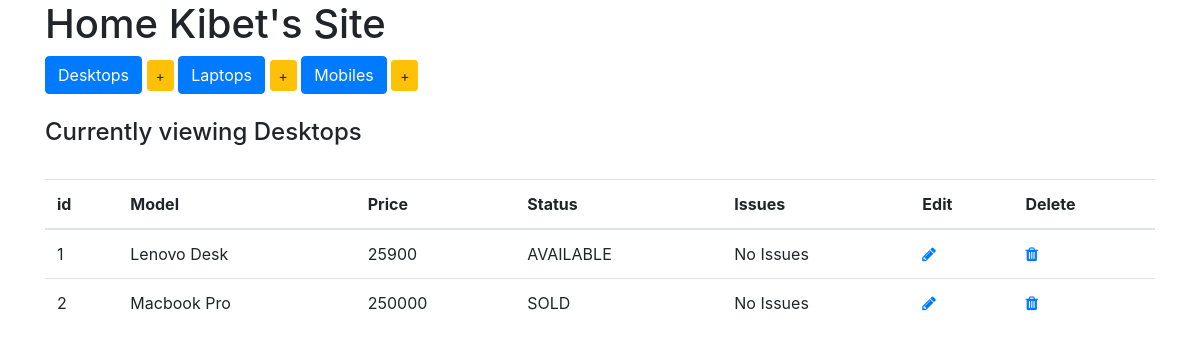
Page /Desktops/ on the committed database.
### Inventory_management/models.py (models this page shows, shortened)
class Device(models.Model):
    type = models.CharField(max_length=200, blank=False)
    price = models.IntegerField()
    choices = (
        ('AVAILABLE', 'Item ready to be purchased'),
        ('SOLD', 'Item already purchased'),
        ('RESTOCKING', 'Item restocking in few days')
    )
    status = models.CharField(max_length=10, choices=choices, default='SOLD')
    issues = models.CharField(max_length=50, default="No Issues")
    class Meta:
        abstract = True

class Desktop(Device):
    pass

### Inventory_management/views.py (the view)
# urls.py: url(r'^Desktops/$', display_desktops, name='display_desktops'),
def display_desktops(request):
	items = Desktop.objects.all()
	context = {
		'items': items,
		'header': 'Desktops'
	}
	return render(request, 'inventory/index.html', context)

### Inventory_management/templates/inventory/index.html (shortened to what this page needs)
{% extends 'inventory/base.html' %}
{% block content %}
	<h1>Home Kibet's Site</h1>
	<div class="button-group">
		<a href="{% url 'display_desktops' %}" class="btn btn-primary btn-md">Desktops</a>
		<a href="{% url 'add_desktops' %}" class="btn btn-warning btn-sm">+</a>
		<a href="{% url 'display_laptops' %}" class="btn btn-primary btn-md">Laptops</a>
		<a href="{% url 'add_laptops' %}" class="btn btn-warning btn-sm">+</a>
		<a href="{% url 'display_mobiles' %}" class="btn btn-primary btn-md">Mobiles</a>
		<a href="{% url 'add_mobiles' %}" class="btn btn-warning btn-sm">+</a>
	</div>
	<br>
	<h4>Currently viewing {{ header }}</h4>
	<br>
	<table class="table table-hover">
		<thead>
			<tr>
				<th>id</th>
				<th>Model</th>
				<th>Price</th>
				<th>Status</th>
				<th>Issues</th>
				<th>Edit</th>
				<th>Delete</th>
			</tr>
		</thead>
		<tbody>
			{% for item in items %}
				<tr>
					<td>{{ item.pk }}</td>
					<td>{{ item.type }}</td>
					<td>{{ item.price }}</td>
					<td>{{ item.status }}</td>
					<td>{{ item.issues }}</td>
					{% if header|lower == "Desktops" %}
						<td>
							<a href="{% url 'edit_desktop' item.pk %}"><i class="fa fa-pencil" aria-hidden="true"></i></a>
						</td>
						<td>
							<a href="{% url 'delete_desktop' item.pk %}"><i class="fa fa-trash" aria-hidden="true"></i></a>
						</td>
					{% else %}
						<td>
							<a href="{% url 'edit_mobile' item.pk %}"><i class="fa fa-pencil" aria-hidden="true"></i></a>
						</td>
						<td>
							<a href="{% url 'delete_mobile' item.pk %}"><i class="fa fa-trash" aria-hidden="true"></i></a>
						</td>
					{% endif %}
				</tr>
			{% endfor %}
		</tbody>
	</table>
{% endblock %}

### rows in the picture
Desktop: pk "1", type "Lenovo Desk", price "25900", status "AVAILABLE", issues "No Issues"
Desktop: pk "2", type "Macbook Pro", price "250000", status "SOLD", issues "No Issues"

### other values in the picture
{{ header }} "Desktops"
